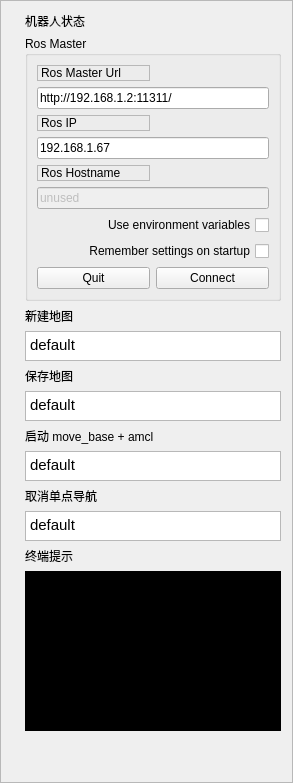
           <widget class="QFrame" name="frame">
            <property name="sizePolicy">
             <sizepolicy hsizetype="Minimum" vsizetype="Preferred">
              <horstretch>0</horstretch>
              <verstretch>0</verstretch>
             </sizepolicy>
            </property>
            <property name="frameShape">
             <enum>QFrame::StyledPanel</enum>
            </property>
            <property name="frameShadow">
             <enum>QFrame::Raised</enum>
            </property>
            <layout class="QGridLayout" name="gridLayout_2">
             <item row="13" column="1">
              <spacer name="verticalSpacer">
               <property name="orientation">
                <enum>Qt::Vertical</enum>
               </property>
               <property name="sizeHint" stdset="0">
                <size>
                 <width>20</width>
                 <height>40</height>
                </size>
               </property>
              </spacer>
             </item>
             <item row="9" column="1">
              <widget class="QLabel" name="label_12">
               <property name="text">
                <string>取消单点导航</string>
               </property>
              </widget>
             </item>
             <item row="6" column="1">
              <widget class="QTextEdit" name="textEdit_save_map">
               <property name="maximumSize">
                <size>
                 <width>16777215</width>
                 <height>30</height>
                </size>
               </property>
               <property name="html">
                <string>&lt;!DOCTYPE HTML PUBLIC &quot;-//W3C//DTD HTML 4.0//EN&quot; &quot;http://www.w3.org/TR/REC-html40/strict.dtd&quot;&gt;
&lt;html&gt;&lt;head&gt;&lt;meta name=&quot;qrichtext&quot; content=&quot;1&quot; /&gt;&lt;style type=&quot;text/css&quot;&gt;
p, li { white-space: pre-wrap; }
&lt;/style&gt;&lt;/head&gt;&lt;body style=&quot; font-family:'Ubuntu'; font-size:11pt; font-weight:400; font-style:normal;&quot;&gt;
&lt;p style=&quot; margin-top:0px; margin-bottom:0px; margin-left:0px; margin-right:0px; -qt-block-indent:0; text-indent:0px;&quot;&gt;default&lt;/p&gt;&lt;/body&gt;&lt;/html&gt;</string>
               </property>
              </widget>
             </item>
             <item row="10" column="1">
              <widget class="QTextEdit" name="textEdit_stop_nav">
               <property name="maximumSize">
                <size>
                 <width>16777215</width>
                 <height>30</height>
                </size>
               </property>
               <property name="html">
                <string>&lt;!DOCTYPE HTML PUBLIC &quot;-//W3C//DTD HTML 4.0//EN&quot; &quot;http://www.w3.org/TR/REC-html40/strict.dtd&quot;&gt;
&lt;html&gt;&lt;head&gt;&lt;meta name=&quot;qrichtext&quot; content=&quot;1&quot; /&gt;&lt;style type=&quot;text/css&quot;&gt;
p, li { white-space: pre-wrap; }
&lt;/style&gt;&lt;/head&gt;&lt;body style=&quot; font-family:'Ubuntu'; font-size:11pt; font-weight:400; font-style:normal;&quot;&gt;
&lt;p style=&quot; margin-top:0px; margin-bottom:0px; margin-left:0px; margin-right:0px; -qt-block-indent:0; text-indent:0px;&quot;&gt;default&lt;/p&gt;&lt;/body&gt;&lt;/html&gt;</string>
               </property>
              </widget>
             </item>
             <item row="0" column="1">
              <widget class="QLabel" name="label_robot">
               <property name="maximumSize">
                <size>
                 <width>100</width>
                 <height>16777215</height>
                </size>
               </property>
               <property name="text">
                <string>机器人状态</string>
               </property>
              </widget>
             </item>
             <item row="11" column="1">
              <widget class="QLabel" name="label_13">
               <property name="text">
                <string>终端提示</string>
               </property>
              </widget>
             </item>
             <item row="12" column="1">
              <widget class="QTextEdit" name="textEdit_bash_output">
               <property name="maximumSize">
                <size>
                 <width>16777215</width>
                 <height>160</height>
                </size>
               </property>
               <property name="styleSheet">
                <string notr="true">background:rgb(0, 0, 0)</string>
               </property>
              </widget>
             </item>
             <item row="4" column="1">
              <widget class="QTextEdit" name="textEdit_new_map">
               <property name="maximumSize">
                <size>
                 <width>16777215</width>
                 <height>30</height>
                </size>
               </property>
               <property name="html">
                <string>&lt;!DOCTYPE HTML PUBLIC &quot;-//W3C//DTD HTML 4.0//EN&quot; &quot;http://www.w3.org/TR/REC-html40/strict.dtd&quot;&gt;
&lt;html&gt;&lt;head&gt;&lt;meta name=&quot;qrichtext&quot; content=&quot;1&quot; /&gt;&lt;style type=&quot;text/css&quot;&gt;
p, li { white-space: pre-wrap; }
&lt;/style&gt;&lt;/head&gt;&lt;body style=&quot; font-family:'Ubuntu'; font-size:11pt; font-weight:400; font-style:normal;&quot;&gt;
&lt;p style=&quot; margin-top:0px; margin-bottom:0px; margin-left:0px; margin-right:0px; -qt-block-indent:0; text-indent:0px;&quot;&gt;default&lt;/p&gt;&lt;/body&gt;&lt;/html&gt;</string>
               </property>
              </widget>
             </item>
             <item row="2" column="1">
              <widget class="QGroupBox" name="groupBox">
               <property name="title">
                <string>Ros Master</string>
               </property>
               <layout class="QGridLayout" name="gridLayout">
                <item row="0" column="0">
                 <widget class="QLabel" name="label">
                  <property name="frameShape">
                   <enum>QFrame::StyledPanel</enum>
                  </property>
                  <property name="frameShadow">
                   <enum>QFrame::Raised</enum>
                  </property>
                  <property name="text">
                   <string>Ros Master Url</string>
                  </property>
                 </widget>
                </item>
                <item row="1" column="0" colspan="2">
                 <widget class="QLineEdit" name="line_edit_master">
                  <property name="text">
                   <string>http://192.168.1.2:11311/</string>
                  </property>
                 </widget>
                </item>
                <item row="2" column="0">
                 <widget class="QLabel" name="label_2">
                  <property name="frameShape">
                   <enum>QFrame::StyledPanel</enum>
                  </property>
                  <property name="frameShadow">
                   <enum>QFrame::Raised</enum>
                  </property>
                  <property name="text">
                   <string>Ros IP</string>
                  </property>
                 </widget>
                </item>
                <item row="3" column="0" colspan="2">
                 <widget class="QLineEdit" name="line_edit_host">
                  <property name="text">
                   <string>192.168.1.67</string>
                  </property>
                 </widget>
                </item>
                <item row="4" column="0">
                 <widget class="QLabel" name="label_3">
                  <property name="frameShape">
                   <enum>QFrame::StyledPanel</enum>
                  </property>
                  <property name="frameShadow">
                   <enum>QFrame::Raised</enum>
                  </property>
                  <property name="text">
                   <string>Ros Hostname</string>
                  </property>
                 </widget>
                </item>
                <item row="5" column="0" colspan="2">
                 <widget class="QLineEdit" name="line_edit_topic">
                  <property name="enabled">
                   <bool>false</bool>
                  </property>
                  <property name="text">
                   <string>unused</string>
                  </property>
                 </widget>
                </item>
                <item row="6" column="0" colspan="2">
                 <widget class="QCheckBox" name="checkbox_use_environment">
                  <property name="layoutDirection">
                   <enum>Qt::RightToLeft</enum>
                  </property>
                  <property name="text">
                   <string>Use environment variables</string>
                  </property>
                 </widget>
                </item>
                <item row="7" column="0" colspan="2">
                 <widget class="QCheckBox" name="checkbox_remember_settings">
                  <property name="layoutDirection">
                   <enum>Qt::RightToLeft</enum>
                  </property>
                  <property name="text">
                   <string>Remember settings on startup</string>
                  </property>
                 </widget>
                </item>
                <item row="8" column="1">
                 <widget class="QPushButton" name="button_connect">
                  <property name="enabled">
                   <bool>true</bool>
                  </property>
                  <property name="sizePolicy">
                   <sizepolicy hsizetype="MinimumExpanding" vsizetype="Fixed">
                    <horstretch>0</horstretch>
                    <verstretch>0</verstretch>
                   </sizepolicy>
                  </property>
                  <property name="toolTip">
                   <string>Set the target to the current joint trajectory state.</string>
                  </property>
                  <property name="statusTip">
                   <string>Clear all waypoints and set the target to the current joint trajectory state.</string>
                  </property>
                  <property name="text">
                   <string>Connect</string>
                  </property>
                 </widget>
                </item>
                <item row="8" column="0">
                 <widget class="QPushButton" name="quit_button">
                  <property name="sizePolicy">
                   <sizepolicy hsizetype="MinimumExpanding" vsizetype="Fixed">
                    <horstretch>0</horstretch>
                    <verstretch>0</verstretch>
                   </sizepolicy>
                  </property>
                  <property name="text">
                   <string>Quit</string>
                  </property>
                 </widget>
                </item>
               </layout>
              </widget>
             </item>
             <item row="7" column="1">
              <widget class="QLabel" name="label_11">
               <property name="text">
                <string>启动 move_base + amcl</string>
               </property>
              </widget>
             </item>
             <item row="8" column="1">
              <widget class="QTextEdit" name="textEdit_launch_nav">
               <property name="maximumSize">
                <size>
                 <width>16777215</width>
                 <height>30</height>
                </size>
               </property>
               <property name="html">
                <string>&lt;!DOCTYPE HTML PUBLIC &quot;-//W3C//DTD HTML 4.0//EN&quot; &quot;http://www.w3.org/TR/REC-html40/strict.dtd&quot;&gt;
&lt;html&gt;&lt;head&gt;&lt;meta name=&quot;qrichtext&quot; content=&quot;1&quot; /&gt;&lt;style type=&quot;text/css&quot;&gt;
p, li { white-space: pre-wrap; }
&lt;/style&gt;&lt;/head&gt;&lt;body style=&quot; font-family:'Ubuntu'; font-size:11pt; font-weight:400; font-style:normal;&quot;&gt;
&lt;p style=&quot; margin-top:0px; margin-bottom:0px; margin-left:0px; margin-right:0px; -qt-block-indent:0; text-indent:0px;&quot;&gt;default&lt;/p&gt;&lt;/body&gt;&lt;/html&gt;</string>
               </property>
              </widget>
             </item>
             <item row="3" column="1">
              <widget class="QLabel" name="label_9">
               <property name="text">
                <string>新建地图</string>
               </property>
              </widget>
             </item>
             <item row="0" column="0">
              <widget class="QLabel" name="label_connect_state">
               <property name="text">
                <string/>
               </property>
              </widget>
             </item>
             <item row="5" column="1">
              <widget class="QLabel" name="label_10">
               <property name="text">
                <string>保存地图</string>
               </property>
              </widget>
             </item>
            </layout>
           </widget>
